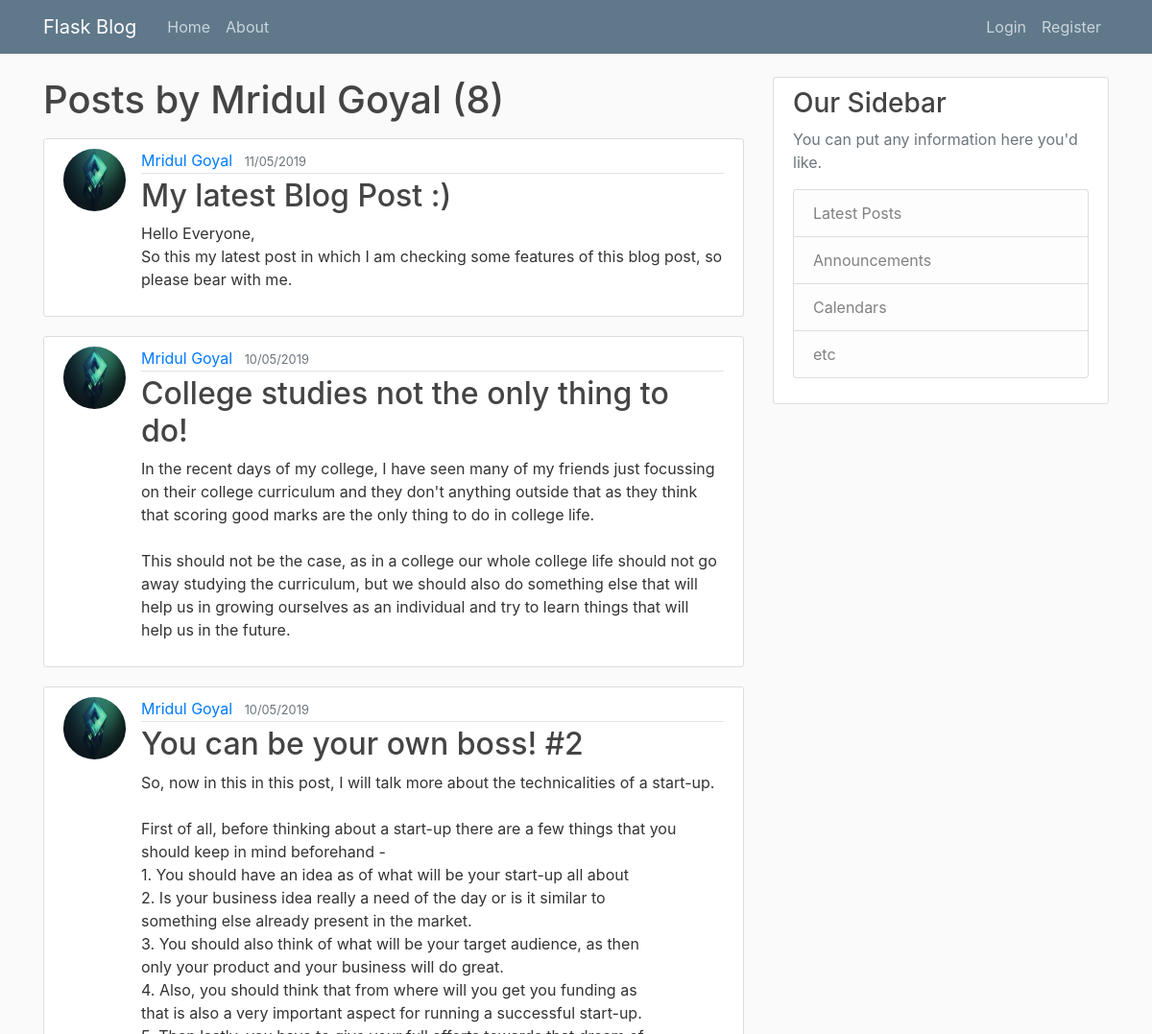
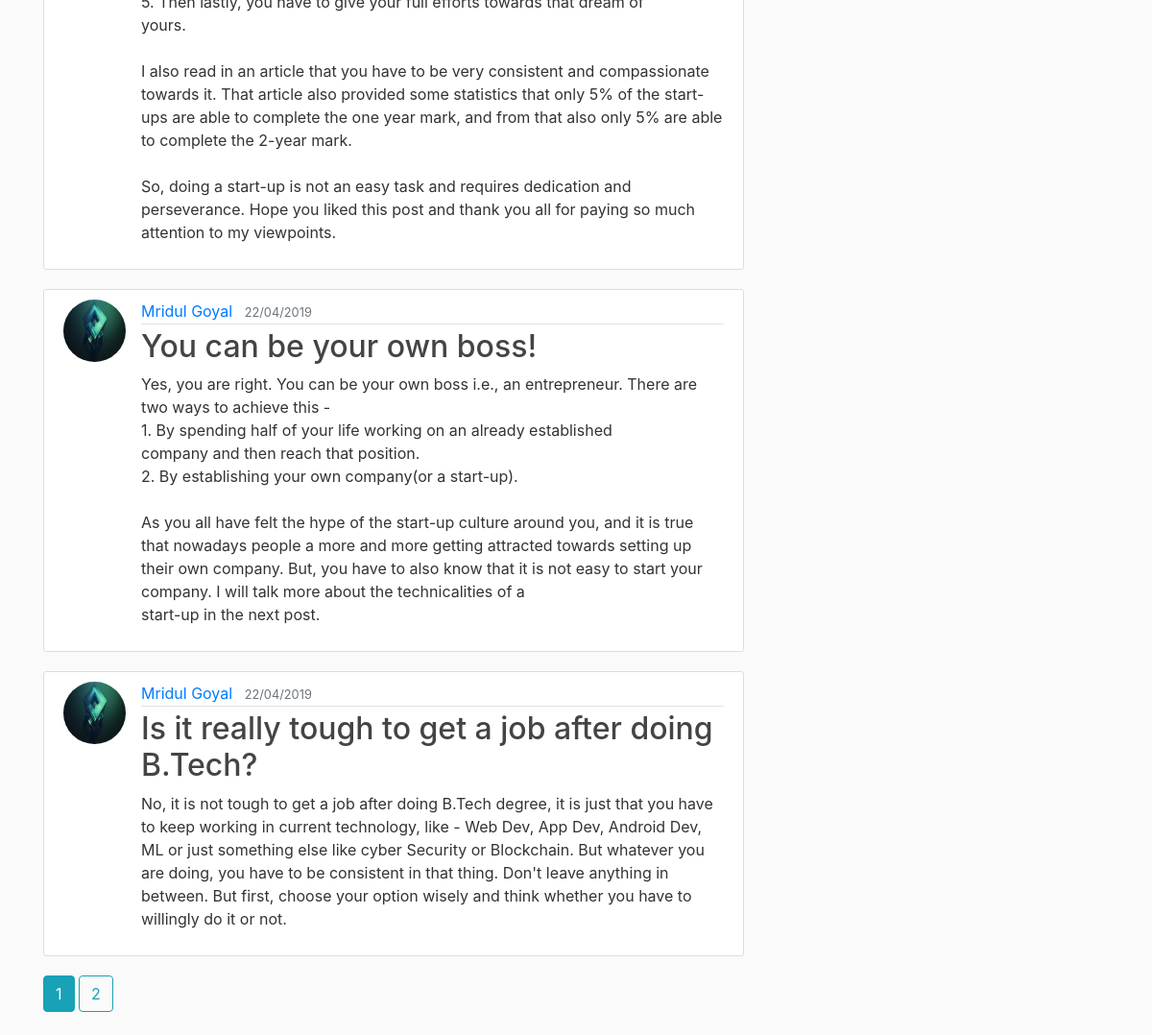
Screenshot of /user/Mridul Goyal with the database file from the repository (2 pictures, top to bottom).
### flaskblog/models.py (models this page shows, shortened)
class User(db.Model, UserMixin):
	id = db.Column(db.Integer, primary_key=True)
	username = db.Column(db.String(20), unique=True, nullable=False)
	email = db.Column(db.String(120), unique=True, nullable=False)
	image_file = db.Column(db.String(20), nullable=False, default='default.jpg')
	password = db.Column(db.String(60), nullable=False)
	posts = db.relationship('Post', backref='author', lazy=True)

class Post(db.Model):
	id = db.Column(db.Integer, primary_key=True)
	title = db.Column(db.String(100), nullable=False)
	date_posted = db.Column(db.DateTime, nullable=False, default=datetime.utcnow)
	content = db.Column(db.Text, nullable=False)
	user_id = db.Column(db.Integer, db.ForeignKey('user.id'), nullable=False)

### flaskblog/users/routes.py (the view)
@users.route("/user/<string:username>")
def user_posts(username):
	page = request.args.get('page', 1, type=int)
	user = User.query.filter_by(username=username).first_or_404()
	posts = Post.query.filter_by(author=user)\
			.order_by(Post.date_posted.desc())\
			.paginate(page=page, per_page=5)
	return render_template('user_posts.html', posts=posts, user=user)

### flaskblog/templates/user_posts.html
{% extends "layout.html" %}
{% block content %}
	<h1 class="mb-3">Posts by {{ user.username }} ({{ posts.total }})</h1>
	{% for post in posts.items %}
	    <article class="media content-section">
	    	<img class="rounded-circle article-img"src="{{ url_for('static', filename='profile_pics/' + post.author.image_file) }}", >
		  <div class="media-body">
		    <div class="article-metadata">
		      <a class="mr-2" href="{{ url_for('users.user_posts', username=post.author.username) }}">{{ post.author.username }}</a>
		      <small class="text-muted">{{ post.date_posted.strftime('%d/%m/%Y') }}</small>
		    </div>
		    <h2><a class="article-title" href="{{ url_for('posts.post', post_id=post.id) }}">{{ post.title }}</a></h2>
		    <p class="article-content">{{ post.content }}</p>
		  </div>
		</article>
	{% endfor %}
	{% for page_num in posts.iter_pages(left_edge=1, right_edge=1, left_current=1, right_current=2) %}
		{% if page_num %}
		    {% if posts.page == page_num %}
			    <a class="btn btn-info mb-4" href="{{ url_for('users.user_posts', username=user.username, page=page_num) }}">{{ page_num }}</a>
			{% else %}
			    <a class="btn btn-outline-info mb-4" href="{{ url_for('users.user_posts', username=user.username, page=page_num) }}">{{ page_num }}</a>
			{% endif %}
		{% else %}
		    ...
		{% endif %}
	{% endfor %}
{% endblock content %}

### flaskblog/static/main.css (style rules this page uses)
body { background: #fafafa; color: #333333; margin-top: 5rem; }
h1, h2, h3, h4, h5, h6 { color: #444444; }
.content-section { background: #ffffff; padding: 10px 20px; border: 1px solid #dddddd; border-radius: 3px; margin-bottom: 20px; }
.article-title { color: #444444; }
.article-content { white-space: pre-line; }
.article-img { height: 65px; width: 65px; margin-right: 16px; }
.article-metadata { padding-bottom: 1px; margin-bottom: 4px; border-bottom: 1px solid #e3e3e3 }

### rows the page displays
User: username "Mridul Goyal"
Post: image_file (picture), author.username "Mridul Goyal", date_posted "11/05/2019", title "My latest Blog Post :)", content "Hello Everyone, So this my latest post in which I am checking some features of this blog post, so please bear with me."
Post: image_file (picture), author.username "Mridul Goyal", date_posted "10/05/2019", title "College studies not the only thing to do!", content "In the recent days of my college, I have seen many of my friends just focussing on their college curriculum and they don't anything outside that as they think that scoring good marks are the only thing to do in college life. This should not be the case, as in a college our whole college life should not go away studying the curriculum, but we should also do something else that will help us in growing ourselves as an individual and try to learn things that will help us in the future."
Post: image_file (picture), author.username "Mridul Goyal", date_posted "10/05/2019", title "You can be your own boss! #2", content "So, now in this in this post, I will talk more about the technicalities of a start-up. First of all, before thinking about a start-up there are a few things that you should keep in mind beforehand - 1. You should have an idea as of what will be your start-up all about 2. Is your business idea really a need of the day or is it similar to something else already present in the market. 3. You should also think of what will be your target audience, as then only your product and your business will do great. 4. Also, you should think that from where will you get you funding as that is also a very important aspect for running a successful start-up. 5. Then lastly, you have to give your full efforts…"
Post: image_file (picture), author.username "Mridul Goyal", date_posted "22/04/2019", title "You can be your own boss!", content "Yes, you are right. You can be your own boss i.e., an entrepreneur. There are two ways to achieve this - 1. By spending half of your life working on an already established company and then reach that position. 2. By establishing your own company(or a start-up). As you all have felt the hype of the start-up culture around you, and it is true that nowadays people a more and more getting attracted towards setting up their own company. But, you have to also know that it is not easy to start your company. I will talk more about the technicalities of a start-up in the next post."
Post: image_file (picture), author.username "Mridul Goyal", date_posted "22/04/2019", title "Is it really tough to get a job after doing B.Tech?", content "No, it is not tough to get a job after doing B.Tech degree, it is just that you have to keep working in current technology, like - Web Dev, App Dev, Android Dev, ML or just something else like cyber Security or Blockchain. But whatever you are doing, you have to be consistent in that thing. Don't leave anything in between. But first, choose your option wisely and think whether you have to willingly do it or not."

### other values shown
{{ posts.total }} "8"
{{ page_num }} "1"
{{ page_num }} "2"
